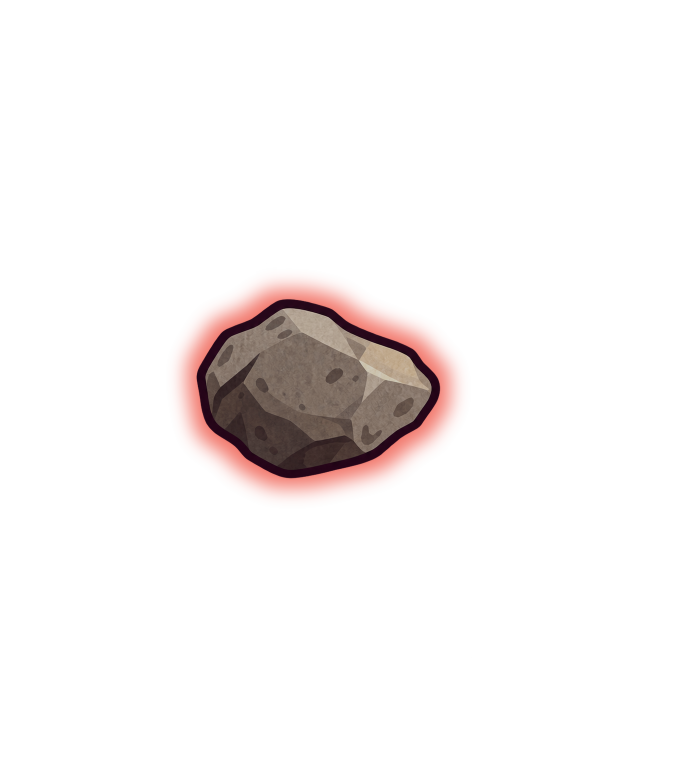
#> input picture Art/Source/Enemies/enemy-004/selected-master.png, 1390 x 1535 px (shown at 1/2 size)
$ python prepare-generated-pickups.py ../Art/Source/Enemies/enemy-004/selected-master.png out.png
#> lines starting #> are read from the running program, lines starting #| are printed output that depends on the picture; after the words box and inside, x2 and y2 are one past the last pixel; in counts of white or black regions, pixels touching at a corner belong together
"""Prepare approved generated pickup masters as normalized runtime sprites."""

from __future__ import annotations

import argparse
from pathlib import Path

from PIL import Image


def prepare(source: Path, output: Path, target: int = 256, visible: int = 192) -> tuple[int, int, int, int]:
#> called with target = 256, visible = 192
    image = Image.open(source).convert("RGBA")
#> image is the input picture: PIL image 1390x1535 RGBA; mean R, G, B, A 17.5, 9.5, 8.5, 18.2
    alpha = image.getchannel("A")
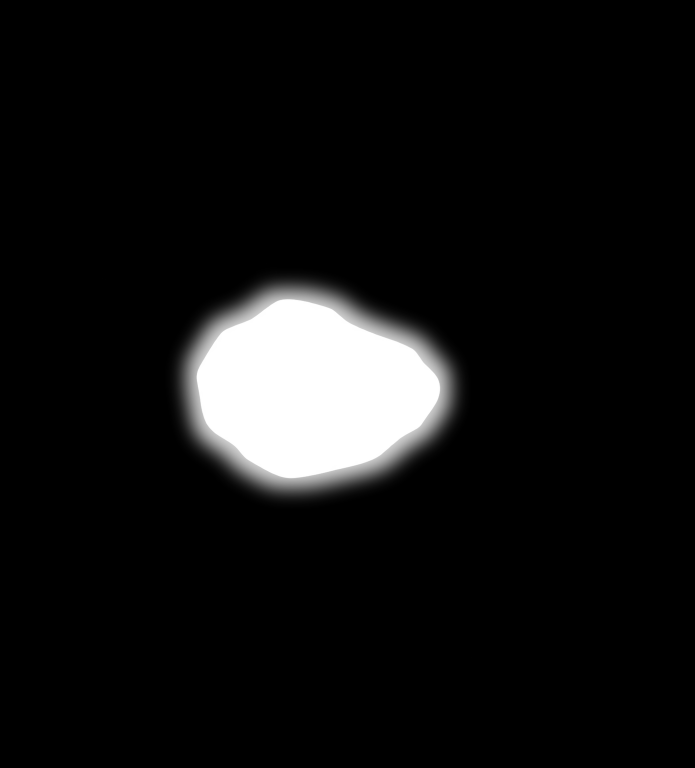
#> alpha: PIL image 1390x1535 L (shown at 1/2 size); min 0, max 255, mean 18.2
    mask = alpha.point(lambda value: 255 if value >= 10 else 0)
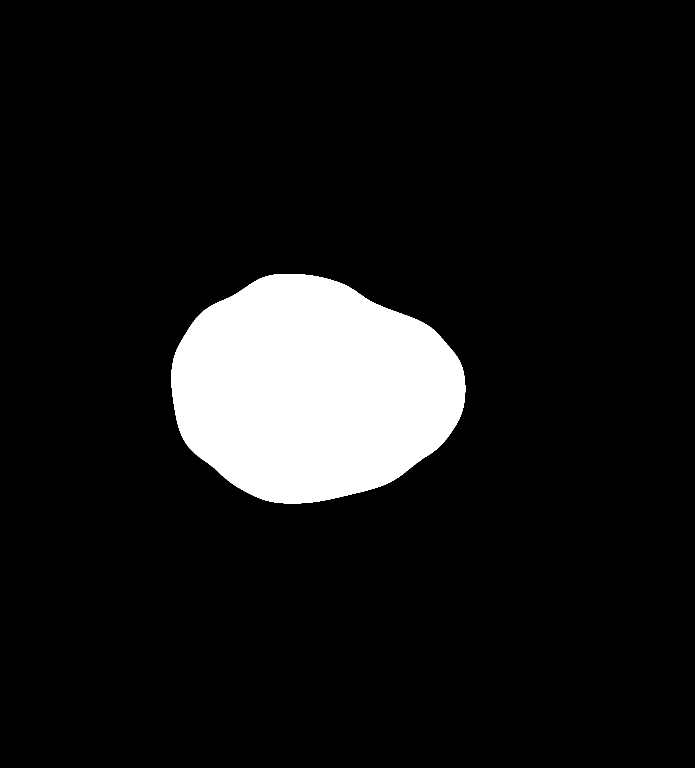
#> mask: PIL image 1390x1535 L (shown at 1/2 size); 9.5% white; 1 white region, box (x1, y1, x2, y2) and area: (343, 548, 931, 1007) 203511
    bounds = mask.getbbox()
#> bounds = (343, 548, 931, 1007)
    if bounds is None:
        raise ValueError(f"{source} has no visible pixels")

    cropped = image.crop(bounds)
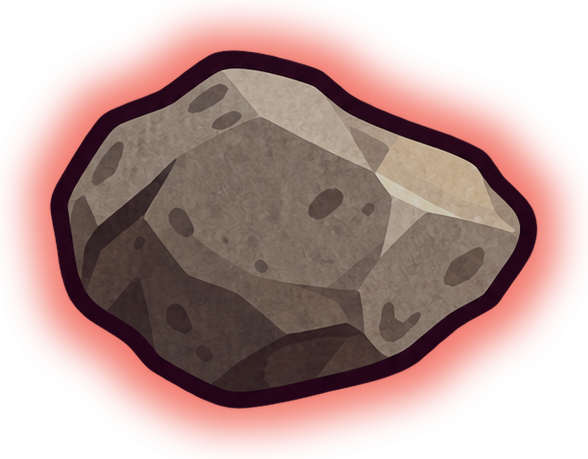
#> cropped: PIL image 588x459 RGBA; mean R, G, B, A 134.1, 73.2, 65.8, 143.8; transparent parts drawn white
    scale = min(visible / cropped.width, visible / cropped.height)
#> scale = 0.327
    size = (max(1, round(cropped.width * scale)), max(1, round(cropped.height * scale)))
#> size = (192, 150)
    cropped = cropped.resize(size, Image.Resampling.LANCZOS)
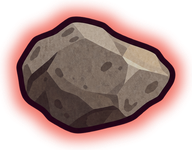
#> cropped: PIL image 192x150 RGBA; mean R, G, B, A 134.4, 72.3, 65.3, 143.8; transparent parts drawn white
    canvas = Image.new("RGBA", (target, target), (0, 0, 0, 0))
#> canvas: PIL image 256x256 RGBA; every value is 0
    canvas.alpha_composite(cropped, ((target - size[0]) // 2, (target - size[1]) // 2))
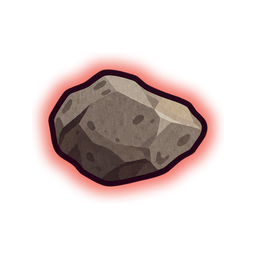
#> canvas: PIL image 256x256 RGBA; mean R, G, B, A 59.1, 31.8, 28.7, 63.2; transparent parts drawn white
    output.parent.mkdir(parents=True, exist_ok=True)
    canvas.save(output, optimize=True)
    return bounds


def main() -> None:
    parser = argparse.ArgumentParser()
    parser.add_argument("source", type=Path)
    parser.add_argument("output", type=Path)
    args = parser.parse_args()
    print(prepare(args.source, args.output))


if __name__ == "__main__":
    main()
